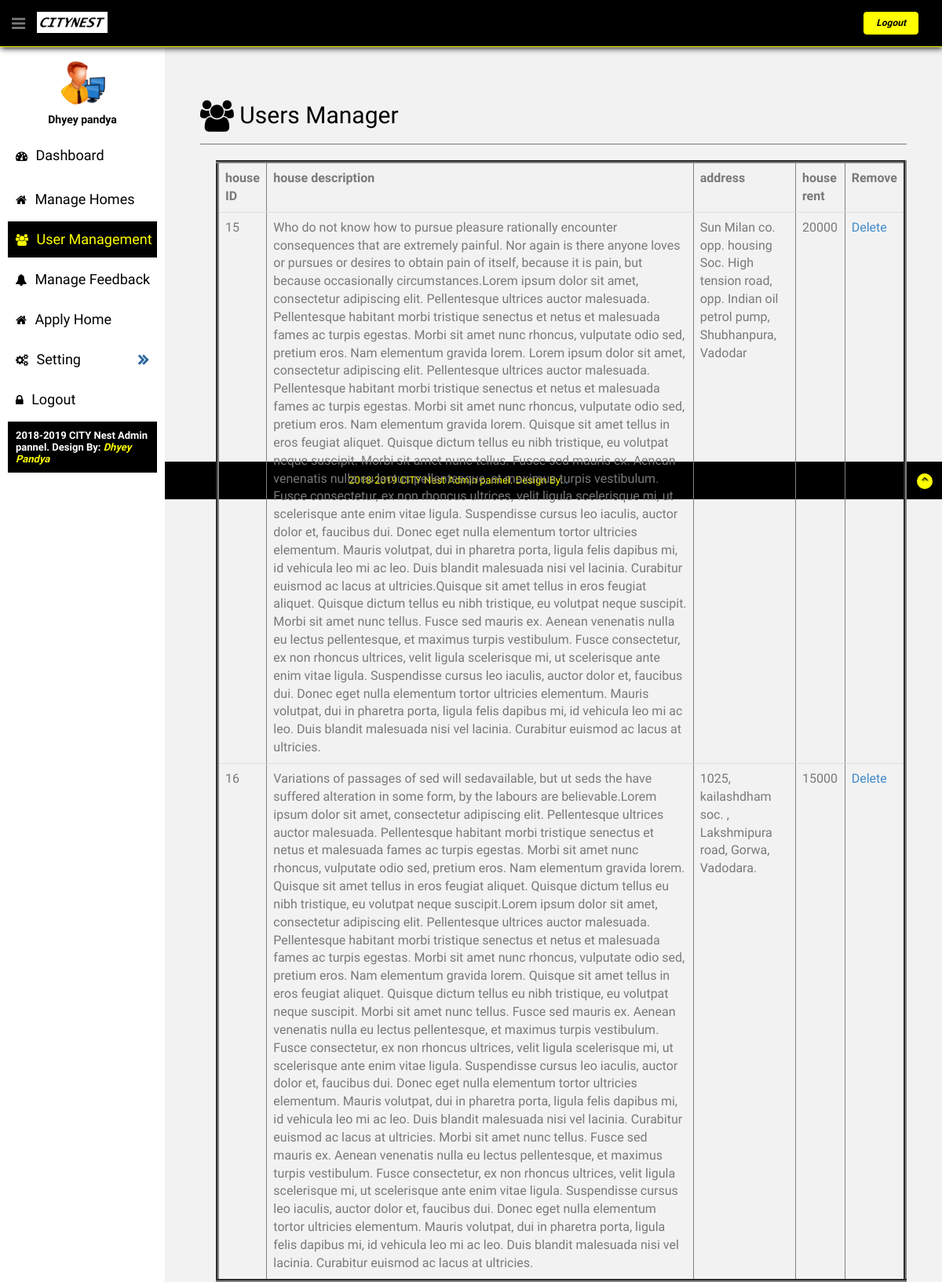
The app's page /admin/manageproperties.php (signed in) with its own data.
### tables this page shows
CREATE TABLE IF NOT EXISTS `p_g_house` (
  `houseid` int(11) NOT NULL AUTO_INCREMENT,
  `hdescription` text NOT NULL,
  `address` varchar(100) NOT NULL,
  `hfloor` varchar(30) NOT NULL,
  `hrent` varchar(20) NOT NULL,
  `himg` varchar(255) NOT NULL,
  PRIMARY KEY (`houseid`)
);

### admin/manageproperties.php (the view, shortened to what this page needs)
<html>
<head>
</head>
<body>
<?php
require "header.php";
$sql="SELECT * FROM p_g_house";
$result=mysqli_query($conn,$sql);
?>
  <aside>
          <div id="sidebar"  class="nav-collapse ">
              <ul class="sidebar-menu" id="nav-accordion">
                  <p class="centered"><a href="profile.html"><img src="assets/img/ui-sam.png" class="img-circle" width="60"></a></p>
                  <h5 class="centered">Dhyey pandya</h5>
                  <li class="">
                      <a  href="index.php">
                          <i class="fa fa-dashboard"></i>
                          <span>Dashboard</span>
                      </a>
                  </li>
                  <li class="sub-menu">
                      <a href="homedetails.php">
                          <i class="fa fa-home"></i>
                          <span> Manage Homes</span>
                      </a>
                  </li>
                  <li class="sub-menu">
                      <a class="active" href="userdetails.php">
                          <i class="fa fa-users"></i>
                          <span>User Management</span>
                      </a>
                  </li>
                  <li class="sub-menu">
                      <a href="feedbackdetails.php">
                          <i class="fa fa-bell"></i>
                          <span>Manage Feedback</span>
                      </a>
                  </li>
                  <li class="sub-menu">
                      <a href="manageapplyhome.php">
                          <i class="fa fa-home"></i>
                          <span>Apply Home</span>
                      </a>
                  </li>
                  <li class="sub-menu">
                      <a href="javascript:;" >
                          <i class="fa fa-cogs"></i>
                          <span>Setting</span>
                      </a>
                  </li>
                  <li class="sub-menu">
                      <a href="logout.php">
                          <i class="fa fa-lock"></i>
                          <span>Logout</span>
                      </a>
                  </li>
                  <li class="sub-menu" style="background-color: black;color:white;padding: 10px;">
                    <b>2018-2019 CITY Nest Admin pannel.  Design By:<i style="color:yellow;"> Dhyey Pandya</i> </b>
                  </li>
              </ul>
          </div>
      </aside>
      <section id="main-content">
          <section class="wrapper">
            <div class="row mt">
              <div class="border-head">
                <h2><i class="fa fa-users fa-lg"></i> Users Manager</h2>
              </div><hr>
              <div class="custom-bar-chart">
                <div class="table-responsive">
                                <table align="center" border=4 class="table table-hover" id="dev-table">
                                     <tr>
                                        <th>house ID</th>
                                        <th>house description</th>
                                        <th>address</th>
                                        <th>house rent</th>
                                        <th>Remove </th>
                                      <?php
while($row=mysqli_fetch_array($result,MYSQLI_BOTH))
{
?>
                                     <tr>
                                        <td><?php    echo $row['houseid'];    ?></td>
                                        <td><?php    echo $row['hdescription']; ?></td>
                                        <td><?php    echo $row['address'];    ?></td>
                                        <td><?php    echo $row['hrent'];    ?></td>
                                       <td>
         <a href="manageproperties.php?del123=<?php echo $row['houseid']?>" >Delete</a>
                                        </td>
                                    </tr>
  <?php } ?>
                                </table>
        				   </div>
              </div>
            </div>
          </section>
      </section>
      <br>
 <?php
 require 'footer.php';
 ?>

### admin/assets/css/style.css (style rules this page uses)
body { color: #797979; background: #f2f2f2; font-family: 'Ruda', sans-serif; padding: 0px !important; margin: 0px !important; font-size:13px; }
ul li { list-style: none; }
a, a:hover, a:focus { text-decoration: none; outline: none; }
hr { margin-top: 20px; margin-bottom: 20px; border: 0; border-top: 1px solid #797979; }
.centered { text-align: center; }
.mt { margin-top: 30px; padding: 20px; margin-left: 10px; margin-right: 10px; color: black; }
#sidebar { width: 210px; height: 100%; position: fixed; background: white; }
#sidebar h5 { color: black; font-weight: 700; }
#sidebar ul li { position: relative; }
ul.sidebar-menu , ul.sidebar-menu li ul.sub { margin: -2px 0 0; padding: 0; }
ul.sidebar-menu { margin-top: 75px; }
ul.sidebar-menu li { margin-bottom: 5px; margin-left:10px; margin-right:10px; }
ul.sidebar-menu li.sub-menu { line-height: 15px; }
ul.sidebar-menu li a span { display: inline-block; }
ul.sidebar-menu li a { color: black; text-decoration: none; display: block; padding: 15px 0 15px 10px; font-size: 18px; outline: none; -webkit-transition: all 0.3s ease; -moz-transition: all 0.3s ease; -o-transition: all 0.3s ease; -ms-transition: all 0.3s ease; transition: all 0.3s ease; }
ul.sidebar-menu li a.active, ul.sidebar-menu li a:hover, ul.sidebar-menu li a:focus { background: black; color: yellow; display: block; -webkit-transition: all 0.3s ease; -moz-transition: all 0.3s ease; -o-transition: all 0.3s ease; -ms-transition: all 0.3s ease; transition: all 0.3s ease; }
ul.sidebar-menu li a i { font-size: 15px; padding-right: 6px; }
ul.sidebar-menu li a.active i { color: yellow; }
#main-content { margin-left: 210px; }
.wrapper { display: inline-block; margin-top: 60px; padding-left: 15px; padding-right: 15px; padding-bottom: 15px; padding-top: 0px; width: 100%; }
.custom-bar-chart { height: 290px; margin-top: 20px; margin-left: 20px; position: relative; border-bottom: 0px solid #c9cdd7; }

### admin/assets/css/style-responsive.css (style rules this page uses)
@media (min-width: 980px) { .custom-bar-chart { margin-bottom: 40px; } }

### records on screen
p_g_house: houseid "15", hdescription "Who do not know how to pursue pleasure rationally encounter consequences that are extremely painful. Nor again is there anyone loves or pursues or desires to obtain pain of itself, because it is pain, but because occasionally circumstances.Lorem ipsum dolor sit amet, consectetur adipiscing elit. Pellentesque ultrices auctor malesuada. Pellentesque habitant morbi tristique senectus et netus et malesuada fames ac turpis egestas. Morbi sit amet nunc rhoncus, vulputate odio sed, pretium eros. Nam elementum gravida lorem. Lorem ipsum dolor sit amet, consectetur adipiscing elit. Pellentesque ultrices auctor malesuada. Pellentesque habitant morbi tristique senectus et netus et malesuada fames ac…", address "Sun Milan co. opp. housing Soc. High tension road, opp. Indian oil petrol pump, Shubhanpura, Vadodar", hrent "20000"
p_g_house: houseid "16", hdescription "Variations of passages of sed will sedavailable, but ut seds the have suffered alteration in some form, by the labours are believable.Lorem ipsum dolor sit amet, consectetur adipiscing elit. Pellentesque ultrices auctor malesuada. Pellentesque habitant morbi tristique senectus et netus et malesuada fames ac turpis egestas. Morbi sit amet nunc rhoncus, vulputate odio sed, pretium eros. Nam elementum gravida lorem. Quisque sit amet tellus in eros feugiat aliquet. Quisque dictum tellus eu nibh tristique, eu volutpat neque suscipit.Lorem ipsum dolor sit amet, consectetur adipiscing elit. Pellentesque ultrices auctor malesuada. Pellentesque habitant morbi tristique senectus et netus et malesuada…", address "1025, kailashdham soc. , Lakshmipura road, Gorwa, Vadodara.", hrent "15000"
